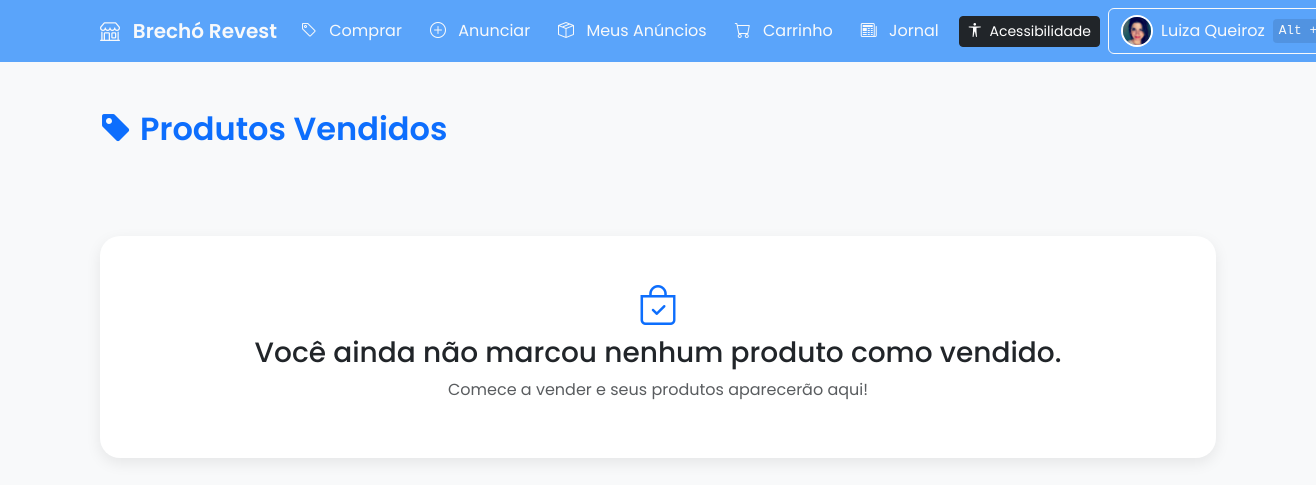
The page /produtos_finalizados.php (signed in) on the database as committed earlier.
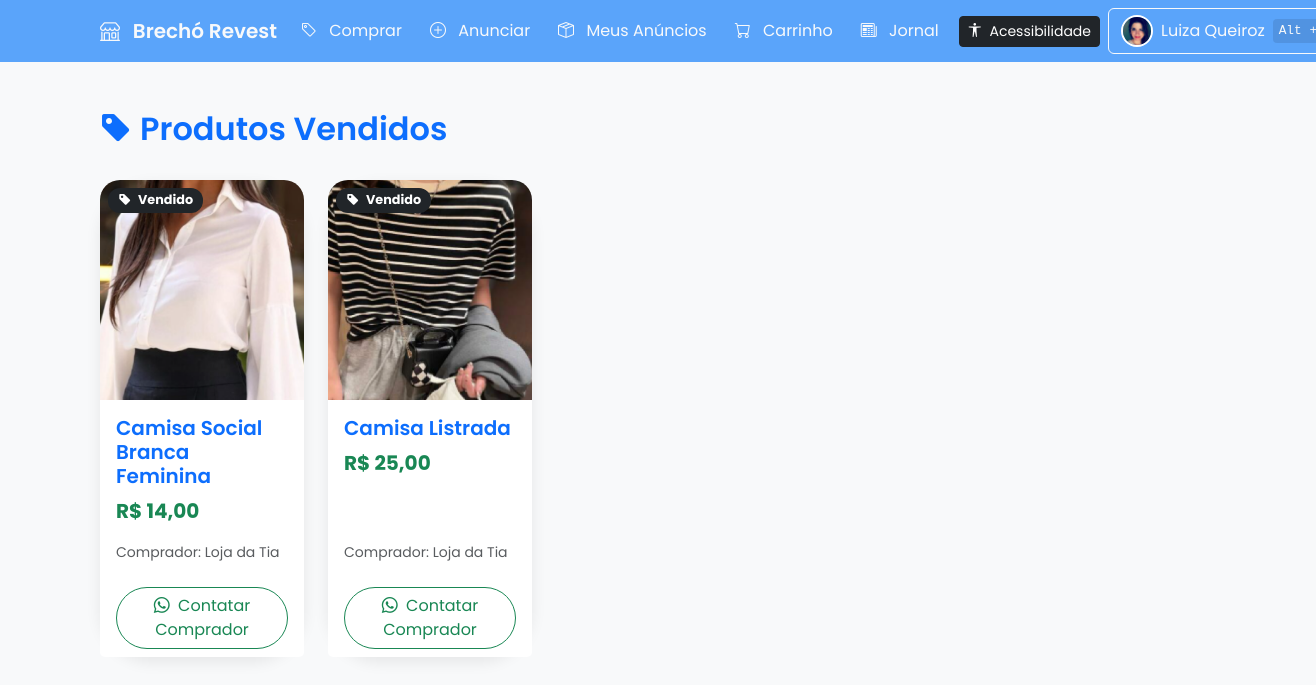
The same page on the database as committed later.
### tables this page shows
CREATE TABLE `produtos` (
  `id` int(11) NOT NULL,
  `nome` varchar(255) NOT NULL,
  `descricao` text DEFAULT NULL,
  `preco` decimal(10,2) DEFAULT NULL,
  `imagem` text DEFAULT NULL,
  `data_cadastro` timestamp NOT NULL DEFAULT current_timestamp(),
  `tamanho` varchar(50) DEFAULT NULL,
  `telefone` varchar(50) DEFAULT NULL,
  `pagamento` varchar(255) DEFAULT NULL,
  `usuario_id` int(11) DEFAULT NULL,
  `status_reserva` enum('disponivel','reservado','vendido') NOT NULL DEFAULT 'disponivel',
  `tipo_roupa` varchar(50) DEFAULT NULL,
  `estilo` varchar(50) DEFAULT NULL,
  `cor` varchar(50) DEFAULT NULL,
  `materiais` varchar(255) DEFAULT NULL,
  `bairro` varchar(255) DEFAULT NULL,
  `status` varchar(20) DEFAULT 'disponivel',
  `comprador_id` int(11) DEFAULT NULL
);

CREATE TABLE `usuarios` (
  `id` int(11) NOT NULL,
  `nome` varchar(255) DEFAULT NULL,
  `email` varchar(255) DEFAULT NULL,
  `senha` varchar(255) DEFAULT NULL,
  `tipo` enum('usuario','loja') DEFAULT 'usuario',
  `telefone` varchar(20) DEFAULT NULL,
  `instagram` varchar(255) DEFAULT NULL,
  `facebook` varchar(255) DEFAULT NULL,
  `tiktok` varchar(255) DEFAULT NULL,
  `twitter` varchar(255) DEFAULT NULL,
  `whatsapp` varchar(255) DEFAULT NULL,
  `first_login` tinyint(1) DEFAULT 1,
  `nome_loja` varchar(255) DEFAULT NULL,
  `foto_perfil` varchar(255) DEFAULT NULL,
  `cep` varchar(10) DEFAULT NULL,
  `rua` varchar(255) DEFAULT NULL,
  `numero` varchar(20) DEFAULT NULL,
  `complemento` varchar(255) DEFAULT NULL,
  `bairro` varchar(255) DEFAULT NULL,
  `cidade` varchar(255) DEFAULT NULL,
  `estado` varchar(50) DEFAULT NULL,
  `reset_token` varchar(255) DEFAULT NULL,
  `reset_token_exp` datetime DEFAULT NULL,
  `reset_code` varchar(10) DEFAULT NULL,
  `reset_code_exp` datetime DEFAULT NULL,
  `senha_seguranca` varchar(255) DEFAULT NULL
);

### public/produtos_finalizados.php (called while the page is built)
<?php
include __DIR__ . '/../app/core/conexao.php';
include __DIR__ . '/../app/logic/produtos_finalizados.php';
include __DIR__ . '/../app/views/produtos_finalizados.php';
?>

### app/logic/produtos_finalizados.php (the view, shortened to what this page needs)
<?php
include __DIR__ . '/../core/conexao.php';
$usuario_id = $_SESSION['usuario']['id'];
$sql = "
    SELECT
        p.id, p.nome, p.preco, p.imagem, p.status_reserva, p.comprador_id,
        u_vendedor.nome AS nome_reservador, u_vendedor.telefone AS telefone_reservador,
        u_comprador.nome AS nome_comprador, u_comprador.telefone AS telefone_comprador
    FROM
        produtos p
    LEFT JOIN
        usuarios u_vendedor ON p.usuario_id = u_vendedor.id
    LEFT JOIN
        usuarios u_comprador ON p.comprador_id = u_comprador.id
    WHERE
        p.usuario_id = ? AND p.status_reserva = 'vendido'
    ORDER BY
        p.data_cadastro DESC";
$stmt = $con->prepare($sql);
$stmt->bind_param("i", $usuario_id);
$stmt->execute();
$resultado = $stmt->get_result();
include __DIR__ . '/../includes/header.php';
?>
<!DOCTYPE html>
<html lang="pt-br">
<head>
  <link href="https://cdn.jsdelivr.net/npm/bootstrap@5.3.3/dist/css/bootstrap.min.css" rel="stylesheet">
  <link href="https://cdn.jsdelivr.net/npm/bootstrap-icons/font/bootstrap-icons.css" rel="stylesheet">
</head>
<body>
<main class="container my-5">
  <div class="d-flex justify-content-between align-items-center mb-4">
    <h2 class="text-primary fw-semibold"><i class="bi bi-tag-fill me-2"></i>Produtos Vendidos</h2>
  </div>
  <?php if ($resultado->num_rows > 0): ?>
    <div class="row row-cols-2 row-cols-sm-3 row-cols-md-4 row-cols-lg-5 g-4">
      <?php while ($produto = $resultado->fetch_assoc()):
        $imagens = !empty($produto['imagem']) ? unserialize($produto['imagem']) : [];
        $imagem_preview = (!empty($imagens) && is_array($imagens) && file_exists('uploads/' . $imagens[0])) ? 'uploads/' . $imagens[0] : 'imagens/placeholder.png';
      ?>
        <div class="col">
          <div class="card h-100">
            <div class="position-relative">
              <img src="<?= htmlspecialchars($imagem_preview) ?>" class="card-img-top" alt="<?= htmlspecialchars($produto['nome']) ?>">
              <span class="badge bg-dark position-absolute top-0 start-0 m-2">
                <i class="bi bi-tag-fill me-1"></i> Vendido
              </span>
            </div>
            <div class="card-body d-flex flex-column">
              <h5 class="card-title text-primary fw-semibold"><?= htmlspecialchars($produto['nome']) ?></h5>
              <p class="card-text text-success fs-5 fw-bold">R$ <?= htmlspecialchars(number_format($produto['preco'], 2, ',', '.')) ?></p>
              <?php if (!empty($produto['nome_comprador'])): ?>
                <small class="text-muted mt-auto">Comprador: <?= htmlspecialchars($produto['nome_comprador']) ?></small>
              <?php endif; ?>
            </div>
            <div class="card-footer bg-white border-0 text-center">
              <a class="btn btn-outline-success rounded-pill w-100" href="https://wa.me/<?= htmlspecialchars(preg_replace('/[^0-9]/', '', $produto['telefone_comprador'])) ?>" target="_blank">
                <i class="bi bi-whatsapp me-1"></i> Contatar Comprador
              </a>
            </div>
          </div>
        </div>
      <?php endwhile; ?>
    </div>
  <?php else: ?>
    <div class="empty-state">
      <i class="bi bi-bag-check fs-1 text-primary mb-3"></i>
      <h3>Você ainda não marcou nenhum produto como vendido.</h3>
      <p class="text-muted">Comece a vender e seus produtos aparecerão aqui!</p>
    </div>
  <?php endif; ?>
</main>
</body>
</html>

Rows that differ between the two databases and show on the page:
now on this page (row edited): produtos: shows a picture, nome "Camisa Social Branca Feminina", preco "14,00", usuarios.nome "Loja da Tia"
now on this page (row edited): produtos: shows a picture, nome "Camisa Listrada", preco "25,00", usuarios.nome "Loja da Tia"
Other text that changed with them:
text no longer shown: "Você ainda não marcou nenhum produto como vendido. Comece a vender e seus produtos aparecerão aqui!"
